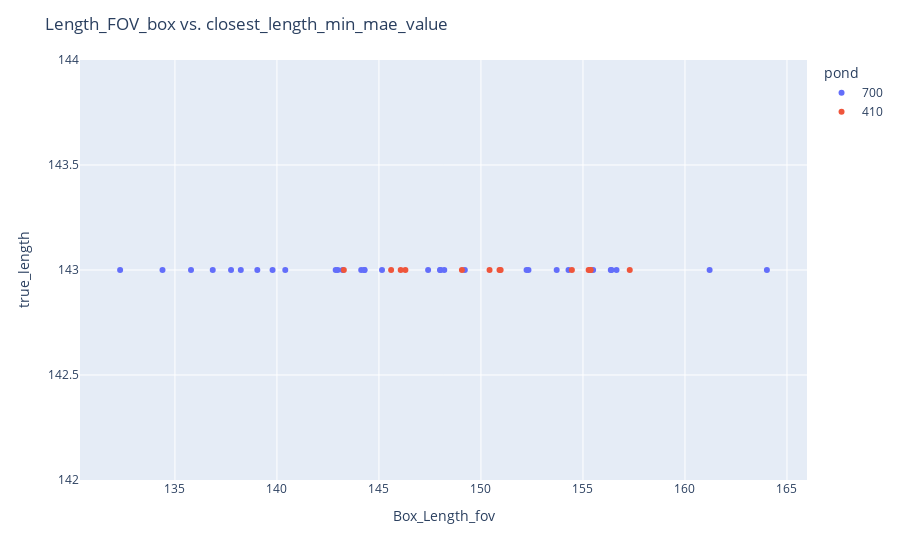
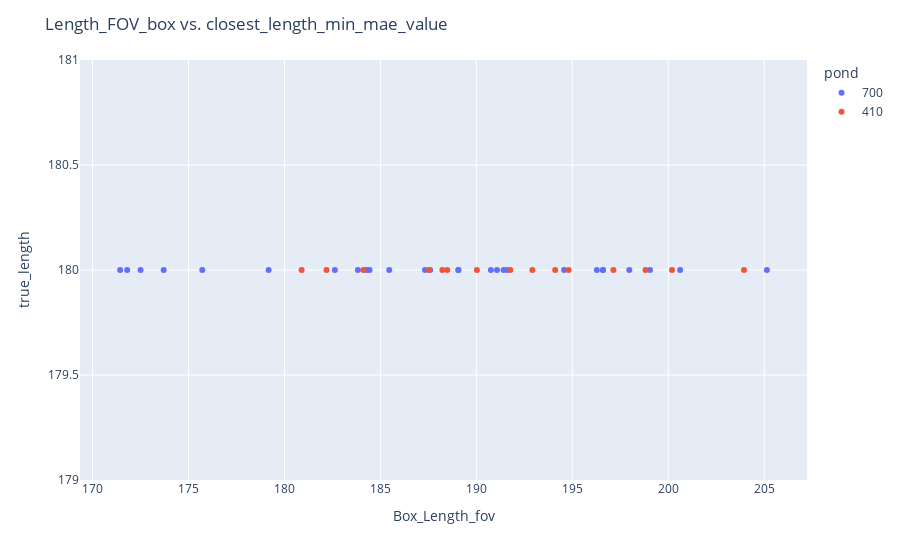

Write notebook code for charts like these, in order.
### Code cell
import plotly.graph_objects as go

for true_length in [143, 180]:
    df_true_length= df_clean[df_clean['true_length'] == true_length]
    fig = go.Figure()
    for pond in [700, 410]:
        df_pond = df_true_length[df_true_length['pond'] == pond]
        # fig.add_trace(go.Scatter
    # for pond in [700, 410]:
    #     df_pond = df_true_length[df_true_length['pond'] == pond]
        # fig.add_trace(go.Scatter
#scatter plot between length_fov and closest_length_min_mae_value
        fig = px.scatter(df_pond
                        ,color='pond', x='Box_Length_fov', y='true_length')
        #add title
        fig.update_layout(title=f'Length_FOV_box vs. closest_length_min_mae_value')
        # fig.add_trace(go.Scatter(x=[120, 200], y=[120, 200], mode='lines', name='line'))

        #save the plot to png
        fig.write_image(f'full body_Length_FOV_box vs. closest_length_min_mae_value.png')
        #add a trendline

        #add line


        fig.show()
#

### Figure 1 — Plotly figure (JSON) as saved in the notebook; plotly's stock layout.template omitted (floating-point values rounded to 4 significant figures)
{"data": [{"hovertemplate": "pond=700<br>Box_Length_fov=%{x}<br>true_length=%{y}<extra></extra>", "legendgroup": "700", "marker": {"color": "#636efa", "symbol": "circle"}, "mode": "markers", "name": "700", "orientation": "v", "showlegend": true, "type": "scatter", "x": [143.0, 140.4, 147.4, 148.0, 152.3, 144.3, 144.1, 148.0, 139.8, 134.4, 132.3, 137.8, 156.6, 155.5, 143.2, 153.7, 145.2, 142.9, 161.2, 135.8, 144.3, 138.2, 156.4, 136.9, 148.2, 149.2, 139.0, 164.0, 154.3, 152.2, 156.4], "xaxis": "x", "y": [143, 143, 143, 143, 143, 143, 143, 143, 143, 143, 143, 143, 143, 143, 143, 143, 143, 143, 143, 143, 143, 143, 143, 143, 143, 143, 143, 143, 143, 143, 143], "yaxis": "y"}, {"hovertemplate": "pond=410<br>Box_Length_fov=%{x}<br>true_length=%{y}<extra></extra>", "legendgroup": "410", "marker": {"color": "#EF553B", "symbol": "circle"}, "mode": "markers", "name": "410", "orientation": "v", "showlegend": true, "type": "scatter", "x": [157.3, 150.9, 155.4, 155.3, 146.3, 151.0, 154.5, 143.3, 145.6, 146.1, 150.4, 149.1, 155.4], "xaxis": "x", "y": [143, 143, 143, 143, 143, 143, 143, 143, 143, 143, 143, 143, 143], "yaxis": "y"}], "layout": {"legend": {"title": {"text": "pond"}, "tracegroupgap": 0}, "margin": {"t": 60}, "title": {"text": "Length_FOV_box vs. closest_length_min_mae_value"}, "xaxis": {"anchor": "y", "domain": [0, 1], "title": {"text": "Box_Length_fov"}}, "yaxis": {"anchor": "x", "domain": [0, 1], "title": {"text": "true_length"}}}}

### Figure 2 — Plotly figure (JSON) as saved in the notebook; plotly's stock layout.template omitted (floating-point values rounded to 4 significant figures)
{"data": [{"hovertemplate": "pond=700<br>Box_Length_fov=%{x}<br>true_length=%{y}<extra></extra>", "legendgroup": "700", "marker": {"color": "#636efa", "symbol": "circle"}, "mode": "markers", "name": "700", "orientation": "v", "showlegend": true, "type": "scatter", "x": [190.8, 175.7, 171.4, 171.8, 173.7, 198.0, 183.8, 191.4, 189.1, 184.3, 184.4, 185.5, 196.6, 196.6, 187.6, 182.6, 179.2, 172.5, 194.6, 191.6, 205.1, 191.1, 189.1, 196.3, 187.3, 199.0, 200.6], "xaxis": "x", "y": [180, 180, 180, 180, 180, 180, 180, 180, 180, 180, 180, 180, 180, 180, 180, 180, 180, 180, 180, 180, 180, 180, 180, 180, 180, 180, 180], "yaxis": "y"}, {"hovertemplate": "pond=410<br>Box_Length_fov=%{x}<br>true_length=%{y}<extra></extra>", "legendgroup": "410", "marker": {"color": "#EF553B", "symbol": "circle"}, "mode": "markers", "name": "410", "orientation": "v", "showlegend": true, "type": "scatter", "x": [180.9, 188.2, 192.9, 198.8, 184.1, 194.1, 187.5, 191.8, 194.8, 182.2, 188.5, 190.0, 203.9, 197.1, 200.2], "xaxis": "x", "y": [180, 180, 180, 180, 180, 180, 180, 180, 180, 180, 180, 180, 180, 180, 180], "yaxis": "y"}], "layout": {"legend": {"title": {"text": "pond"}, "tracegroupgap": 0}, "margin": {"t": 60}, "title": {"text": "Length_FOV_box vs. closest_length_min_mae_value"}, "xaxis": {"anchor": "y", "domain": [0, 1], "title": {"text": "Box_Length_fov"}}, "yaxis": {"anchor": "x", "domain": [0, 1], "title": {"text": "true_length"}}}}
